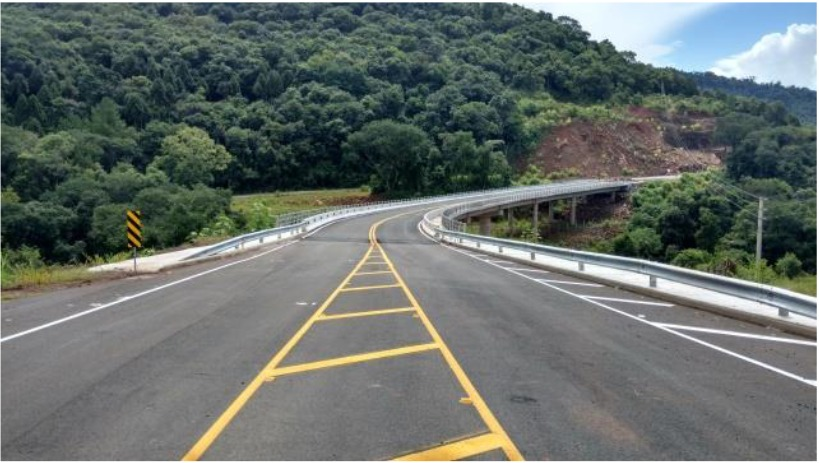
#> input picture Trailhead PDI/imgs/Ponte.jpg, 819 x 463 px
$ python '3.1-Histograma de imagem e canais coloridos.py'
#> lines starting #> are read from the running program, lines starting #| are printed output that depends on the picture
from matplotlib import pyplot as plt
import numpy as np
import cv2
img = cv2.imread('imgs/Ponte.jpg')
#> img is the input picture: shape (463, 819, 3); mean B, G, R 105.8, 109.8, 102.1
cv2.imshow("Imagem Colorida", img)
channels = cv2.split(img)
colors = ("b", "g", "r")
plt.figure()
plt.title("Color Histogram")
plt.xlabel("Intensity")
plt.ylabel("# of Pixels")
for (channel, color) in zip(channels, colors):
    hist = cv2.calcHist([channel], [0], None, [256], [0, 256])
    plt.plot(hist, color = color)
    plt.xlim([0, 256])
    plt.show()
#> this loop made 3 passes
#> color on passes 1 to 3: 'b', 'g', 'r'
#> pass 1, `plt.show()`:
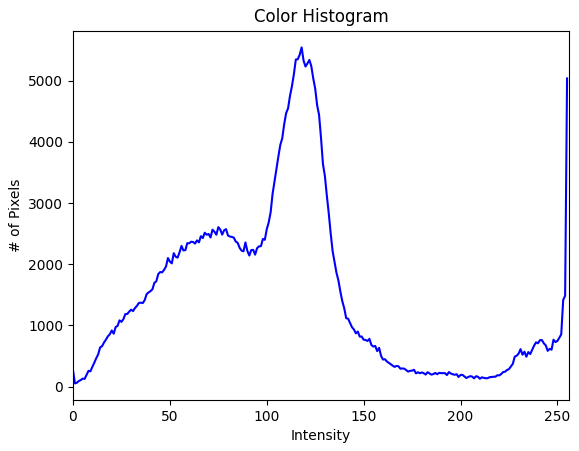
#> figure drawn by matplotlib, 1 panel; curve peaks at x = 118, y = 5544
#> pass 2, `plt.show()`:
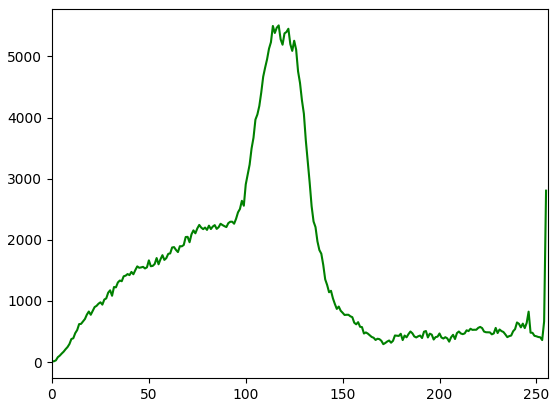
#> figure drawn by matplotlib, 1 panel; curve peaks at x = 117, y = 5508

$ run again, with Trailhead PDI/imgs/flipped_seville.png saved as Trailhead PDI/imgs/Ponte.jpg
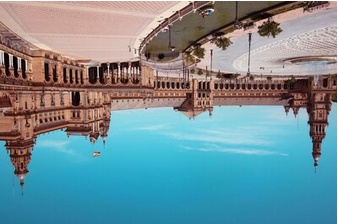
#> input picture Trailhead PDI/imgs/flipped_seville.png, 338 x 224 px
#> img is the input picture: shape (224, 338, 3); mean B, G, R 150.8, 143, 114.1
#> the loop `for (channel, color) in zip(channels, colors):` made 3 passes
#> color on passes 1 to 3: 'b', 'g', 'r'
#> pass 1, `plt.show()`:
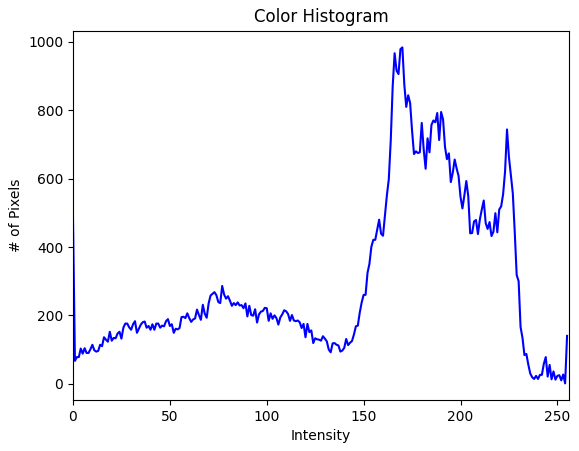
#> figure drawn by matplotlib, 1 panel; curve peaks at x = 170, y = 984
#> pass 2, `plt.show()`:
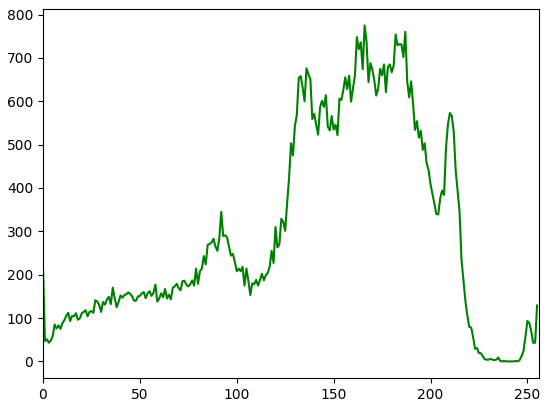
#> figure drawn by matplotlib, 1 panel; curve peaks at x = 166, y = 775
